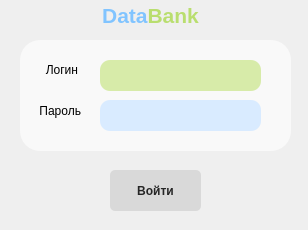
<?xml version="1.0" encoding="UTF-8"?>
<ui version="4.0">
 <class>login</class>
 <widget class="QDialog" name="login">
  <property name="geometry">
   <rect>
    <x>0</x>
    <y>0</y>
    <width>308</width>
    <height>230</height>
   </rect>
  </property>
  <property name="windowTitle">
   <string>Dialog</string>
  </property>
  <widget class="QGroupBox" name="groupBox">
   <property name="geometry">
    <rect>
     <x>20</x>
     <y>40</y>
     <width>271</width>
     <height>111</height>
    </rect>
   </property>
   <property name="styleSheet">
    <string notr="true">background: #F9F9F9;
border-radius: 20px;
</string>
   </property>
   <property name="title">
    <string/>
   </property>
   <widget class="QLabel" name="label_6">
    <property name="geometry">
     <rect>
      <x>-50</x>
      <y>50</y>
      <width>111</width>
      <height>41</height>
     </rect>
    </property>
    <property name="text">
     <string>Пароль</string>
    </property>
    <property name="alignment">
     <set>Qt::AlignRight|Qt::AlignTrailing|Qt::AlignVCenter</set>
    </property>
   </widget>
   <widget class="QLineEdit" name="login_2">
    <property name="geometry">
     <rect>
      <x>80</x>
      <y>20</y>
      <width>161</width>
      <height>31</height>
     </rect>
    </property>
    <property name="styleSheet">
     <string notr="true">background: #d7eba9;
border-radius: 10px;
</string>
    </property>
   </widget>
   <widget class="QLabel" name="label">
    <property name="geometry">
     <rect>
      <x>-10</x>
      <y>20</y>
      <width>68</width>
      <height>19</height>
     </rect>
    </property>
    <property name="text">
     <string>Логин</string>
    </property>
    <property name="alignment">
     <set>Qt::AlignRight|Qt::AlignTrailing|Qt::AlignVCenter</set>
    </property>
   </widget>
   <widget class="QLineEdit" name="password">
    <property name="geometry">
     <rect>
      <x>80</x>
      <y>60</y>
      <width>161</width>
      <height>31</height>
     </rect>
    </property>
    <property name="styleSheet">
     <string notr="true">background: #d9ebff;
border-radius: 10px;
</string>
    </property>
    <property name="text">
     <string/>
    </property>
    <property name="maxLength">
     <number>11</number>
    </property>
    <property name="echoMode">
     <enum>QLineEdit::Password</enum>
    </property>
   </widget>
  </widget>
  <widget class="QLabel" name="label_7">
   <property name="geometry">
    <rect>
     <x>80</x>
     <y>0</y>
     <width>141</width>
     <height>31</height>
    </rect>
   </property>
   <property name="cursor">
    <cursorShape>CrossCursor</cursorShape>
   </property>
   <property name="text">
    <string>&lt;html&gt;&lt;head/&gt;&lt;body&gt;&lt;p align=&quot;center&quot;&gt;&lt;span style=&quot; font-size:16pt; font-weight:600; color:#81c4ff;&quot;&gt;Data&lt;/span&gt;&lt;span style=&quot; font-size:16pt; font-weight:600; color:#b9de6f;&quot;&gt;Bank&lt;/span&gt;&lt;/p&gt;&lt;/body&gt;&lt;/html&gt;</string>
   </property>
  </widget>
  <widget class="QPushButton" name="pushButton">
   <property name="geometry">
    <rect>
     <x>110</x>
     <y>170</y>
     <width>91</width>
     <height>41</height>
    </rect>
   </property>
   <property name="cursor">
    <cursorShape>PointingHandCursor</cursorShape>
   </property>
   <property name="styleSheet">
    <string notr="true">QPushButton:hover{background: #b9de6f; border-radius: 5px; border: 0.2px solid #d7eba9; color: #ffffff; font-size: 9pt; font-weight: bold;}	
																	QPushButton{background: #d9d9d9; border-radius: 5px; color: #262626; font-size: 9pt; font-weight: bold;}</string>
   </property>
   <property name="text">
    <string>Войти</string>
   </property>
  </widget>
 </widget>
 <resources/>
 <connections/>
</ui>
